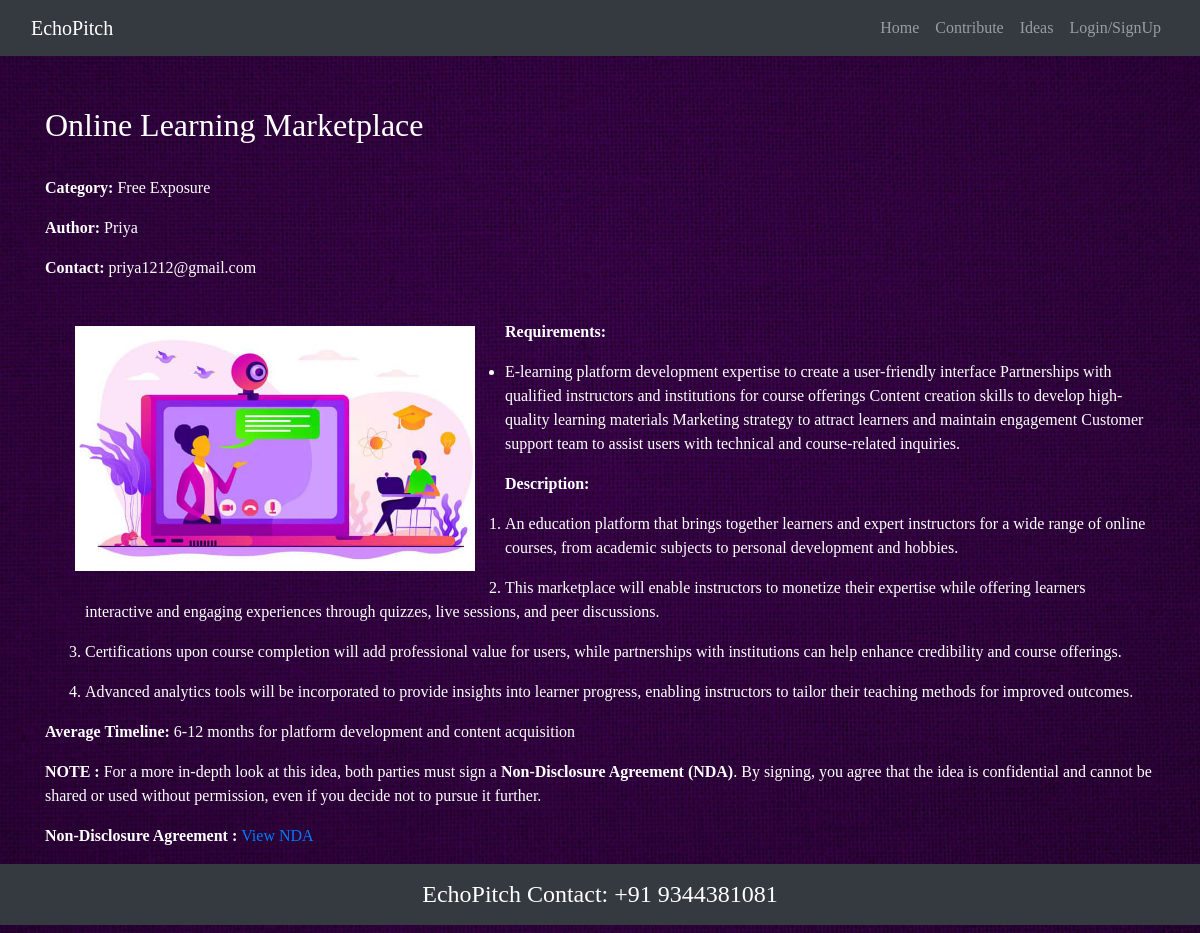
Screenshot of /fullrecipe.php?title=Online+Learning+Marketplace with the database file from the repository.
### tables this page shows
CREATE TABLE `recipe` (
  `Title` varchar(255) NOT NULL,
  `category` varchar(50) NOT NULL,
  `user_name` varchar(100) NOT NULL,
  `img_url` varchar(255) NOT NULL
);

CREATE TABLE `ratings` (
  `Title` varchar(255) NOT NULL,
  `rating` varchar(50) NOT NULL
);

CREATE TABLE `ingredient` (
  `Title` varchar(255) NOT NULL,
  `Ingredients` text NOT NULL
);

CREATE TABLE `instruction` (
  `Title` varchar(255) NOT NULL,
  `instructions` text NOT NULL
);

CREATE TABLE `dietary_info` (
  `Title` varchar(255) NOT NULL,
  `diet_info` varchar(255) NOT NULL
);

### fullrecipe.php (the view, shortened to what this page needs)
<?php
$host = 'localhost';
$username = 'root';
$password = '';
$database = 'recipe_db';
$ndaUrl = "";
$conn = new mysqli($host, $username, $password, $database);
if(isset($_GET['title'])) {
    $title = $_GET['title'];
    $sql = "SELECT * FROM recipe WHERE Title = '$title'";
    $sql1 = "SELECT * FROM ingredient WHERE Title = '$title'";
    $sql2 = "SELECT * FROM instruction WHERE Title = '$title'";
    $sql3 = "SELECT * FROM ratings WHERE Title = '$title'";
    $sql4 = "SELECT * FROM dietary_info WHERE Title = '$title'";
    $result = $conn->query($sql);
    $result1 = $conn->query($sql1);
    $result2 = $conn->query($sql2);
    $result3 = $conn->query($sql3);
    $result4 = $conn->query($sql4);
    if ($result->num_rows > 0 && $result1->num_rows > 0 && $result2->num_rows > 0 && $result3->num_rows > 0 && $result4->num_rows > 0) {
        $row = $result->fetch_assoc();
        $row1 = $result1->fetch_assoc();
        $row2 = $result2->fetch_assoc();
        $row3 = $result3->fetch_assoc();
        $row4 = $result4->fetch_assoc();
        ?>
        <!DOCTYPE html>
        <html lang="en">
        <head>
            <link rel="stylesheet" href="https://maxcdn.bootstrapcdn.com/bootstrap/4.5.2/css/bootstrap.min.css">
        </head>
        <body>
            <?php include 'menu.php'; ?>
            <div class="container recipe-details">
                <div class="row">
                    <div class="col-md-12">
                        <h2><?php echo $row['Title']; ?></h2><br>
                        <p><strong>Category:</strong> <?php echo $row['category']; ?></p>
                        <p><strong>Author:</strong> <?php echo $row['user_name']; ?></p>
                        <p><strong>Contact:</strong> <?php echo $row3['rating']; ?></p>
                        <img src=<?php echo $row['img_url']; ?> alt="Recipe Image" class="img-fluid mb-3" height=400px width=400px>
                        <br>
                        <?php
                            $ingredients = explode(",", $row1['Ingredients']);
                        ?>
                        <p><strong>Requirements:</strong></p>
                        <ul>
                            <?php
                            foreach ($ingredients as $ingredient) {
                                if (!empty(trim($ingredient))) {
                                    echo "<li>$ingredient.</li>";
                                }
                            }
                            ?>
                        </ul>
                        <?php
                            $instructions = explode(".", $row2['instructions']);
                        ?>
                        <p><strong>Description:</strong></p>
                        <ol>
                        <?php
                            foreach ($instructions as $instruction) {
                                if (!empty(trim($instruction))) {
                                    echo "<li><p>$instruction.</p></li>";
                                }
                            }
                        ?>
                        </ol>
                        <p><strong>Average Timeline:</strong> <?php echo $row4['diet_info']; ?></p>
                        <p><b>NOTE : </b>For a more in-depth look at this idea, both parties must sign a
        <strong>Non-Disclosure Agreement (NDA)</strong>. By signing, you agree that the idea is confidential
        and cannot be shared or used without permission, even if you decide not to pursue it further.
                        <p><b>Non-Disclosure Agreement : </b><a href="<?php echo $ndaUrl; ?>" target="_blank">View NDA</a></p>
                    </div>
                </div>
            </div>
        </body>
        <footer>
            <h4 class="p-3 bg-dark text-white text-center">EchoPitch Contact: +91 9344381081</h4>
        </footer>
        </html>
        <?php
    } else {
        echo "Idea not found";
    }
} else {
    echo "No Idea specified";
}
?>

### fullrecipe.php (style rules this page uses)
body { background-image: url("images/bgpur.jpg"); background-size: cover; background-repeat: no-repeat; background-attachment: fixed; background-position: center; background-color: #2b2b2b; font-family: Georgia, 'Times New Roman', Times, serif; color: white; }
.recipe-details { margin-top: 50px; }
img { float: left; margin: 30px; }

### rows the page displays
recipe: Title "Online Learning Marketplace", category "Free Exposure", user_name "Priya", img_url (picture)
ratings: rating "priya1212@gmail.com"
ingredient: Ingredients "E-learning platform development expertise to create a user-friendly interface Partnerships with qualified instructors and institutions for course offerings Content creation skills to develop high-quality learning materials Marketing strategy to attract learners and maintain engagement Customer support team to assist users with technical and course-related inquiries"
instruction: instructions "An education platform that brings together learners and expert instructors for a wide range of online courses, from academic subjects to personal development and hobbies", instructions "This marketplace will enable instructors to monetize their expertise while offering learners interactive and engaging experiences through quizzes, live sessions, and peer discussions", instructions "Certifications upon course completion will add professional value for users, while partnerships with institutions can help enhance credibility and course offerings", instructions "Advanced analytics tools will be incorporated to provide insights into learner progress, enabling instructors to tailor their teaching methods for improved outcomes"
dietary_info: diet_info "6-12 months for platform development and content acquisition"
